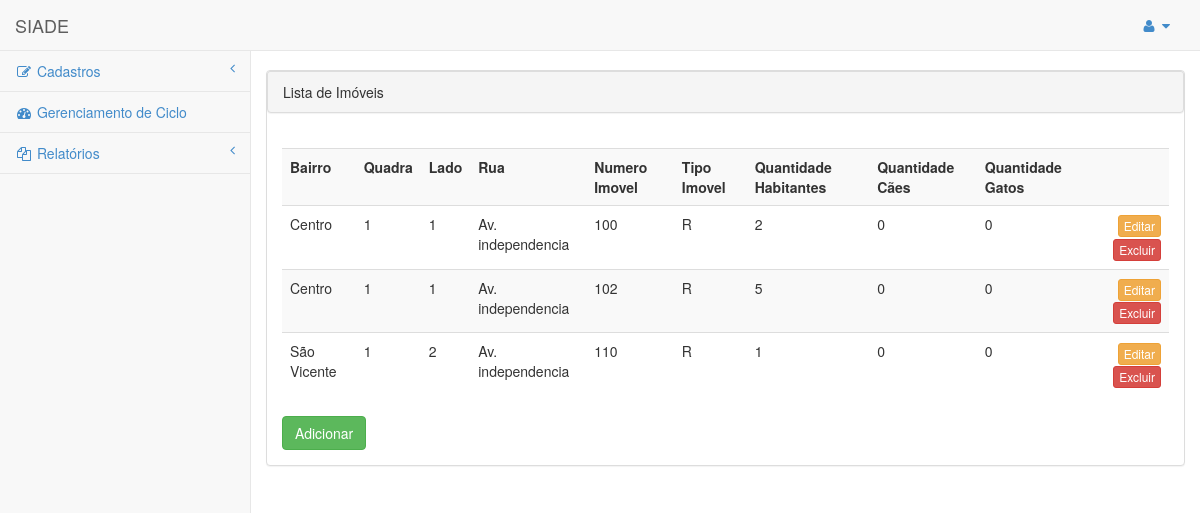
/imovel_listar.php (signed in), run on the app's committed database.
### tables this page shows
CREATE TABLE IF NOT EXISTS `imovel` (
  `id_imovel` int(11) NOT NULL AUTO_INCREMENT,
  `quantidade_habitantes` int(11) DEFAULT NULL,
  `quantidade_caes` int(11) DEFAULT NULL,
  `quantidade_gatos` int(11) DEFAULT NULL,
  `numero_imovel` varchar(10) DEFAULT NULL,
  `ladoquadra` int(11) NOT NULL,
  `quadra_id_quadra` int(11) NOT NULL,
  `quadra_bairro_id_bairro` int(11) NOT NULL,
  `rua_id_rua` int(11) NOT NULL,
  `tipo_imovel_id_tipo_imovel` int(11) NOT NULL,
  PRIMARY KEY (`id_imovel`),
  KEY `fk_imovel_quadra1_idx` (`quadra_id_quadra`,`quadra_bairro_id_bairro`),
  KEY `fk_imovel_rua1_idx` (`rua_id_rua`),
  KEY `fk_imovel_tipo_imovel1_idx` (`tipo_imovel_id_tipo_imovel`)
);

CREATE TABLE IF NOT EXISTS `bairro` (
  `id_bairro` int(11) NOT NULL AUTO_INCREMENT,
  `nome_bairro` varchar(45) DEFAULT NULL,
  `cidade_id_cidade` int(11) NOT NULL,
  PRIMARY KEY (`id_bairro`),
  KEY `fk_bairro_cidade1_idx` (`cidade_id_cidade`)
);

CREATE TABLE IF NOT EXISTS `quadra` (
  `id_quadra` int(11) NOT NULL AUTO_INCREMENT,
  `identificacao` varchar(20) DEFAULT NULL,
  `bairro_id_bairro` int(11) NOT NULL,
  PRIMARY KEY (`id_quadra`,`bairro_id_bairro`),
  KEY `fk_quadras_bairro1_idx` (`bairro_id_bairro`)
);

CREATE TABLE IF NOT EXISTS `rua` (
  `id_rua` int(11) NOT NULL AUTO_INCREMENT,
  `descricao` varchar(60) DEFAULT NULL,
  PRIMARY KEY (`id_rua`)
);

CREATE TABLE IF NOT EXISTS `tipo_imovel` (
  `id_tipo_imovel` int(11) NOT NULL AUTO_INCREMENT,
  `sigla` char(2) DEFAULT NULL,
  `nome_tipo` varchar(45) DEFAULT NULL,
  PRIMARY KEY (`id_tipo_imovel`)
);

### imovel_listar.php (the view, shortened to what this page needs)
<!DOCTYPE html>
<html>
<head>
    <link href="css/bootstrap.min.css" rel="stylesheet">
    <link href="font-awesome/css/font-awesome.css" rel="stylesheet">
    <link href="css/plugins/morris/morris-0.4.3.min.css" rel="stylesheet">
    <link href="css/plugins/timeline/timeline.css" rel="stylesheet">
    <link href="css/sb-admin.css" rel="stylesheet">
</head>
<body>
    <div id="wrapper">
        <nav class="navbar navbar-default navbar-fixed-top" role="navigation" style="margin-bottom: 0">
            <div class="navbar-header">
                <a class="navbar-brand" href="principal.php">SIADE</a>
            </div>
            <ul class="nav navbar-top-links navbar-right">
                <li class="dropdown">
                    <a class="dropdown-toggle" data-toggle="dropdown" href="#">
                        <i class="fa fa-user fa-fw"></i>  <i class="fa fa-caret-down"></i>
                    </a>
                </li>
            </ul>
            <div id="menu" class="navbar-default navbar-static-side" role="navigation">
                <div class="sidebar-collapse">
                    <ul class="nav" id="side-menu">
                        <li>
                            <a href="#"><i class="fa fa-edit fa-fw"></i> Cadastros<span class="fa arrow"></span></a>
                        </li>
                        <li>
                            <a href="gerenciamentociclo_listar.php"><i class="fa fa-dashboard fa-fw"></i> Gerenciamento de Ciclo</a>
                        </li>
                        <li>
                            <a href="#"><i class="fa fa-files-o fa-fw"></i> Relatórios<span class="fa arrow"></span></a>
                        </li>
                </div>
            </div>
        </nav>
    </div>
    <div id="page-wrapper">
        <br />
        <div class="row">
            <div class="panel panel-default">
                <div class="panel panel-heading">
                    Lista de Imóveis
                </div>
            <div class="panel-body">
                <div class="table-responsive">
        <?php
            echo "<table class='table table-striped table-hover'>";
            echo "<tr>";
            echo "<td><b>Bairro</b></td>";
            echo "<td><b>Quadra</b></td>";
            echo "<td><b>Lado</b></td>";
            echo "<td><b>Rua</b></td>";
            echo "<td><b>Numero Imovel</b></td>";
            echo "<td><b>Tipo Imovel</b></td>";
            echo "<td><b>Quantidade Habitantes</b></td>";
            echo "<td><b>Quantidade Cães</b></td>";
            echo "<td><b>Quantidade Gatos</b></td>";
            echo "<td></td>";
            echo "<td></td>";
            echo "</tr>";
            $result = mysql_query("SELECT * FROM `imovel` as i
            inner join quadra as q on i.quadra_bairro_id_bairro = q.bairro_id_bairro
            and i.quadra_id_quadra = q.id_quadra
            inner join bairro as b on q.bairro_id_bairro = b.id_bairro
            inner join rua as r on i.rua_id_rua = r.id_rua
            inner join tipo_imovel as ti on i.tipo_imovel_id_tipo_imovel = ti.id_tipo_imovel
            ") or trigger_error(mysql_error());
            while($row = mysql_fetch_array($result)){
            foreach($row AS $key => $value) { $row[$key] = stripslashes($value); }
            echo "<tr>";
            echo "<td valign='top'>" . nl2br( $row['nome_bairro']) . "</td>";
            echo "<td valign='top'>" . nl2br( $row['identificacao']) . "</td>";
            echo "<td valign='top'>" . nl2br( $row['ladoquadra']) . "</td>";
            echo "<td valign='top'>" . nl2br( $row['descricao']) . "</td>";
            echo "<td valign='top'>" . nl2br( $row['numero_imovel']) . "</td>";
            echo "<td valign='top'>" . nl2br( $row['sigla']) . "</td>";
            echo "<td valign='top'>" . nl2br( $row['quantidade_habitantes']) . "</td>";
            echo "<td valign='top'>" . nl2br( $row['quantidade_caes']) . "</td>";
            echo "<td valign='top'>" . nl2br( $row['quantidade_gatos']) . "</td>";
            echo "<td colspan='2' align='right' valign='top'>
                    <a class='btn btn-warning btn-xs' href=imovel_editar.php?id_imovel={$row['id_imovel']}> Editar </a>
                    <a class='btn btn-danger btn-xs' href=imovel_deletar.php?id_imovel={$row['id_imovel']}> Excluir </a></td> ";
            echo "</tr>";
            }
            echo "</table>";
            ?>
             <a href="imovel.php" class="btn btn-success">Adicionar</a>
                    </div>
                </div>
            </div>
        </div>
    </div>
</body>
</html>

### css/sb-admin.css (style rules this page uses)
body { padding-top: 100px; background-color: #f8f8f8; }
@media (min-width:768px) { body { padding-top: 50px; } }
#wrapper { width: 100%; }
#page-wrapper { padding: 0 15px; min-height: 568px; background-color: #fff; }
@media (min-width:768px) { #page-wrapper { position: inherit; margin: 0 0 0 250px; padding: 0 30px; min-height: 1300px; border-left: 1px solid #e7e7e7; } }
.navbar-top-links li { display: inline-block; }
.navbar-top-links li:last-child { margin-right: 15px; }
.navbar-top-links li a { padding: 15px; min-height: 50px; }
.navbar-static-side ul li { border-bottom: 1px solid #e7e7e7; }
.arrow { float: right; }
.fa.arrow:before { content: "\f104"; }
@media (min-width:768px) { .navbar-static-side { z-index: 1; position: absolute; width: 250px; margin-top: 51px; } }

### data on the page
imovel: bairro.nome_bairro "Centro", quadra.identificacao "1", ladoquadra "1", rua_id_rua.descricao "Av. independencia", numero_imovel "100", tipo_imovel_id_tipo_imovel.sigla "R", quantidade_habitantes "2", quantidade_caes "0", quantidade_gatos "0"
imovel: bairro.nome_bairro "Centro", quadra.identificacao "1", ladoquadra "1", rua_id_rua.descricao "Av. independencia", numero_imovel "102", tipo_imovel_id_tipo_imovel.sigla "R", quantidade_habitantes "5", quantidade_caes "0", quantidade_gatos "0"
imovel: bairro.nome_bairro "São Vicente", quadra.identificacao "1", ladoquadra "2", rua_id_rua.descricao "Av. independencia", numero_imovel "110", tipo_imovel_id_tipo_imovel.sigla "R", quantidade_habitantes "1", quantidade_caes "0", quantidade_gatos "0"
